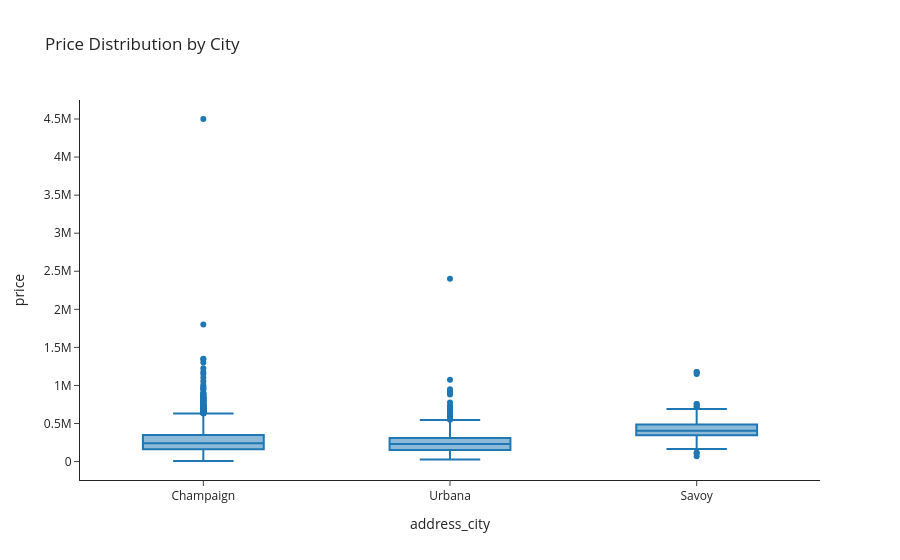

Source (notebook cell):
### Markdown cell above
## 🏙️ 1. Market Overview

### Price Distribution by City

A box plot is the standard first look at price across geographies. The box shows the middle 50% of prices (P25 → P75), the line inside is the median, and the dots are individual listings the chart treats as outliers.

### Code cell
fig = px.box(
    df,
    y="price",
    x="address_city",
    title="Price Distribution by City",
    template="simple_white",
)
fig.show()

### Figure 1 — Plotly figure (JSON) as saved in the notebook; plotly's stock layout.template omitted (floating-point values rounded to 4 significant figures; data arrays with more than 128 entries replaced by an {"elided": "..."} marker saying what was removed)
{"data": [{"alignmentgroup": "True", "hovertemplate": "address_city=%{x}<br>price=%{y}<extra></extra>", "legendgroup": "", "marker": {"color": "#1F77B4"}, "name": "", "notched": false, "offsetgroup": "", "orientation": "v", "showlegend": false, "type": "box", "x": {"elided": "3736 str values"}, "x0": " ", "xaxis": "x", "y": {"elided": "3736 int values"}, "y0": " ", "yaxis": "y"}], "layout": {"boxmode": "group", "legend": {"tracegroupgap": 0}, "title": {"text": "Price Distribution by City"}, "xaxis": {"anchor": "y", "domain": [0.0, 1.0], "title": {"text": "address_city"}}, "yaxis": {"anchor": "x", "domain": [0.0, 1.0], "title": {"text": "price"}}}}
